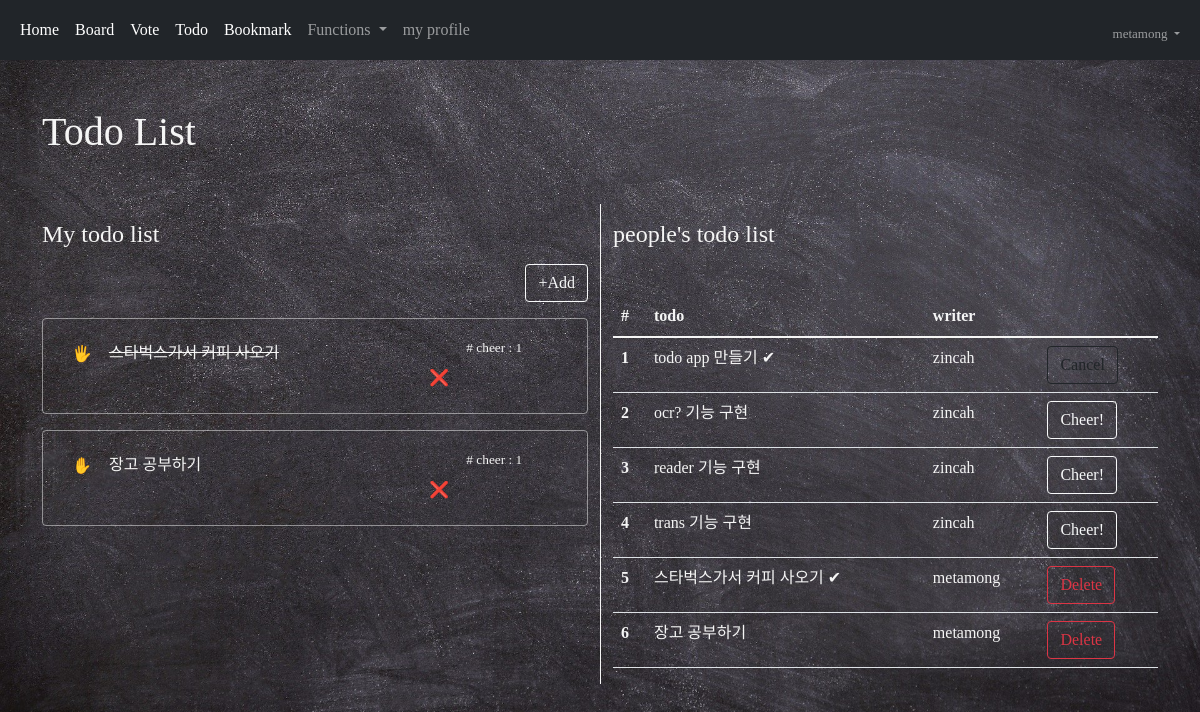
The app's page /todo/ (signed in) with its own data.
### acc/models.py (models this page shows, shortened)
class User(AbstractUser):
    comment = models.TextField()
    nickname = models.CharField(max_length=30)
    email = models.EmailField()
    picture = models.ImageField(upload_to="usr")

### todo/models.py (models this page shows, shortened)
class Todo(models.Model):
    todo = models.CharField(max_length=100)
    writer = models.CharField(max_length=100)
    check = models.BooleanField(default=False)
    cheer = models.ManyToManyField(User, blank=True)
    cDate = models.DateTimeField()

### todo/views.py (the view)
# urls.py: path('', views.index, name="index"),
def index(request):
    d = Todo.objects.all()
    d = d.order_by('-cDate')
    context = {
        "todo" : d,
    }
    return render(request, "todo/index.html", context)

### template/todo/index.html (shortened to what this page needs)
{% extends 'base.html' %}
{% block auth %}
<body>
    <div class="container my-5">
        <div class="my-5">
            <h1>Todo List</h1>
        </div>
        <div class="row">
            <div class="col-lg-6">
                <div class="my-3">
                    <h4>My todo list</h4>
                </div>
                <div class="text-end">
                    <button class="btn btn-outline-light" onclick="create()">+Add</button>
                </div>
                {% for i in todo %}
                    {% if user.username == i.writer %}
                        <div class="card my-3" style="background-color: rgba(245, 245, 245, 0); border:1px solid rgba(255, 255, 255, 0.467);">
                            <div class="card-body">
                                <div class="row">
                                    <div class="col-lg-8">
                                        {% if i.check == False %}
                                            <a href="{% url 'todo:check' i.id %}"><button class="btn" style="background-color: rgba(245, 245, 245, 0);">✋</button></a>
                                        {% else %}
                                            <a href="{% url 'todo:uncheck' i.id %}"><button class="btn" style="background-color: rgba(245, 245, 245, 0);">🖐</button></a>
                                        {% endif %}
                                        <span {% if i.check %}style="text-decoration: line-through;"{% endif %}>{{ i.todo }}</span>
                                    </div>
                                    <div class="col-lg-4">
                                        <span style="font-size: smaller; margin-left:50px"># cheer : {{ i.cheer.all.count }}</span>
                                        <a href="{% url 'todo:delete' i.id %}"><button class="btn" style="background-color: rgba(240, 248, 255, 0);">❌</button></a>
                                    </div>
                                </div>
                            </div>
                        </div>
                    {% endif %}
                {% endfor %}
            </div>
            <div class="col-lg-6" style="border-left: 1px solid whitesmoke;">
                <div class="my-3">
                    <h4>people's todo list</h4>
                </div>
                <table class="table table-hover mt-5" style="color:whitesmoke;">
                    <thead>
                    <tr>
                        <th scope="col">#</th>
                        <th scope="col">todo</th>
                        <th scope="col">writer</th>
                        <th scope="col"></th>
                    </tr>
                    </thead>
                    <tbody>
                        {% for i in todo %}
                        <tr>
                            <th scope="row">{{ forloop.counter }}</th>
                            <td>{{ i.todo }} {% if i.check %}✔{% endif %}</td>
                            <td>{{ i.writer }}</td>
                            <td>
                                {% if not user.username == i.writer %}
                                    {% if not user in i.cheer.all %}
                                    <a href="{% url 'todo:cheer' i.id %}"><button class="btn btn-outline-light">Cheer!</button></a>
                                    {% else %}
                                    <a href="{% url 'todo:uncheer' i.id %}"><button class="btn btn-outline-dark">Cancel</button></a>
                                    {% endif %}
                                {% else %}
                                <a href="{% url 'todo:delete' i.id %}"><button class="btn btn-outline-danger">Delete</button></a>
                                {% endif %}
                            </td>
                        </tr>
                        {% endfor %}
                    </tbody>
                </table>
            </div>
        </div>
    </div>
</body>
{% endblock %}

### template/base.html (shortened to what this page needs)
<!doctype html>
<html lang="en">
  <head>
    <link href="https://cdn.jsdelivr.net/npm/bootstrap@5.1.3/dist/css/bootstrap.min.css" rel="stylesheet">
  </head>
  <body>
        {% if user.is_authenticated %}
        <nav class="navbar navbar-expand-lg navbar-dark bg-dark">
            <div class="container-fluid">
                <div class="collapse navbar-collapse" id="navbarSupportedContent">
                    <ul class="navbar-nav me-auto mb-2 mb-lg-0">
                        <li class="nav-item">
                            <a class="nav-link active" aria-current="page" href="{% url 'acc:index' %}">Home</a>
                        </li>
                        <li class="nav-item">
                            <a class="nav-link active" aria-current="page" href="{%url 'board:index' %}">Board</a>
                        </li>
                        <li class="nav-item">
                            <a class="nav-link active" aria-current="page" href="{%url 'vote:index' %}">Vote</a>
                        </li>
                        <li class="nav-item">
                            <a class="nav-link active" aria-current="page" href="{%url 'todo:index' %}">Todo</a>
                        </li>
                        <li class="nav-item">
                            <a class="nav-link active" aria-current="page" href="{%url 'book:index' %}">Bookmark</a>
                        </li>
                        <li class="nav-item dropdown">
                            <a class="nav-link dropdown-toggle" href="#" id="navbarDropdown" role="button" data-bs-toggle="dropdown" aria-expanded="false">
                              Functions
                            </a>
                        </li>
                        <li class="nav-item">
                            <a class="nav-link" href="{% url 'acc:profile' %}">my profile</a>
                        </li>
                    </ul>
                    <ul class="navbar-nav ms-auto mb-2 mb-lg-0">
                        <li class="nav-item dropdown mt-2" style="font-size: small;">
                            <a class="nav-link dropdown-toggle" href="#" id="navbarDropdown" role="button" data-bs-toggle="dropdown" aria-expanded="false">
                            {{ user.username }}
                            </a>
                        </li>
                    </ul>
                </div>
            </div>
        </nav>
            {% block auth %}
            {% endblock %}
        {% endif %}
  </body>
</html>

### template/base.html (style rules this page uses)
body { background-image: url('/media/base.jpg'); font-family: Comic Sans MS; background-size: cover; }

### template/todo/index.html (style rules this page uses)
body { color: whitesmoke; }

### records on screen
User: username "metamong"
Todo: todo "스타벅스가서 커피 사오기", cheer.all.count "1", writer "metamong", shows "Delete"
Todo: todo "장고 공부하기", cheer.all.count "1", writer "metamong", shows "Delete"
Todo: todo "todo app 만들기", writer "zincah", shows "Cancel"
Todo: todo "ocr? 기능 구현", writer "zincah", shows "Cheer!"
Todo: todo "reader 기능 구현", writer "zincah", shows "Cheer!"
Todo: todo "trans 기능 구현", writer "zincah", shows "Cheer!"
